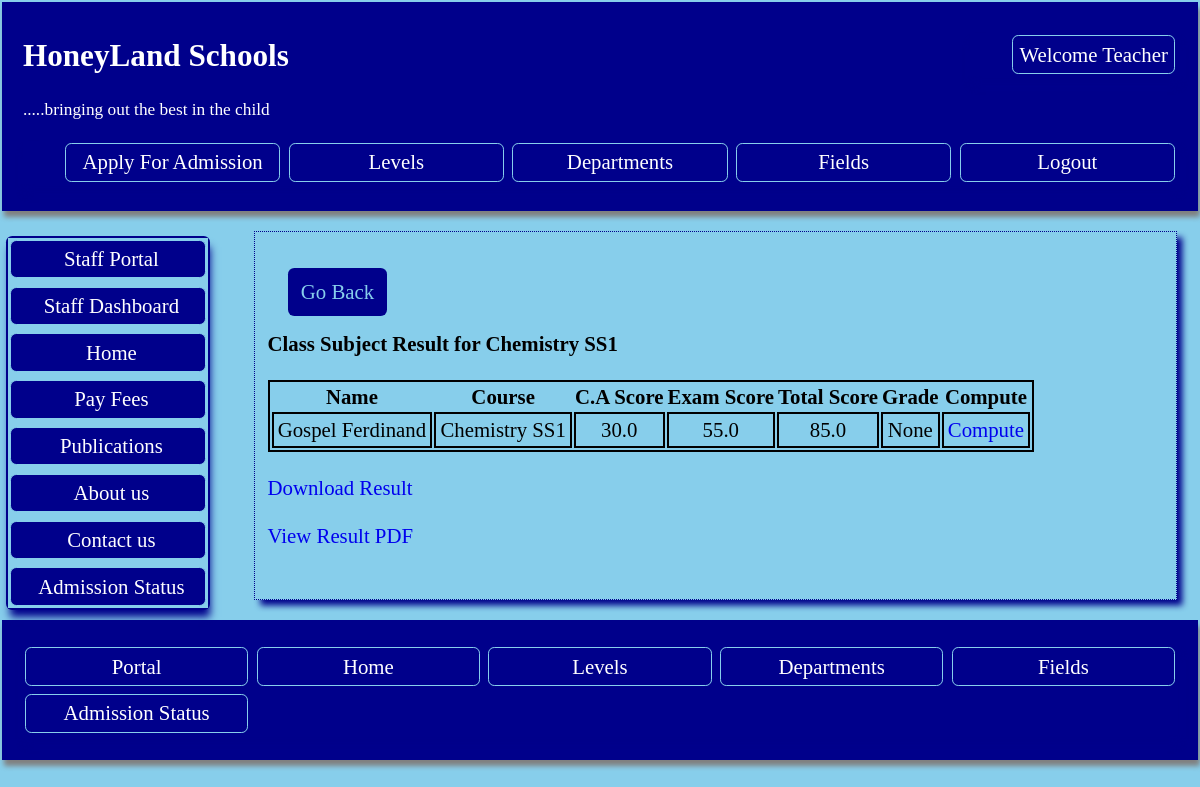
Screenshot of /portal/compileresult/11/ (signed in) with the database file from the repository.
### profiles/models.py (models this page shows, shortened)
class CustomUser(AbstractUser):
    profile_pic = models.ImageField(upload_to ='media/', null = True, blank =True)
    phone = models.IntegerField( unique=True, null= True, blank = True, validators=[validate_pass])
    country = models.CharField(max_length=200,  null = True, blank=True)
    state = models.CharField(max_length=200,  null = True, blank=True)
    is_student = models.BooleanField(default=0)
    is_teacher = models.BooleanField(default=0)
    mailing_address = models.CharField(max_length=200, null = True,   blank=True)
    study_field = models.ForeignKey(Student_field, on_delete=models.CASCADE, blank=True, null=True)
    class_enrolled = models.ForeignKey(Level, on_delete=models.CASCADE,  blank=True, null=True, related_name='studentlevel')
    def __str__(self):
        return '{} {}'.format(self.first_name, self.last_name)

class Allcourses(models.Model):
    title = models.CharField(max_length=200,  null=True,  blank=True)
    field = models.ForeignKey(Student_field,  on_delete=models.CASCADE,  blank=True, null=True, related_name='field_course')
    teacher_in_charge = models.ForeignKey(CustomUser,  on_delete=models.CASCADE, blank=True, null=True, related_name='course_teacher')
    slug = models.SlugField(null=True)
    class Meta:
        ordering = ['title']
    def __str__(self):
        return self.title

class Exam(models.Model):
    student_username = models.ForeignKey(CustomUser, null=True, on_delete=models.CASCADE, related_name='registercourseuser')
    course = models.ForeignKey(Allcourses, blank=True, on_delete=models.CASCADE, null = True, related_name='registercoursename')
    scores =models.FloatField(default =0,blank=True, null =True)
    total_score =models.FloatField(default =0, blank=True, null =True)
    cum_score =models.FloatField(default =0, blank=True, null =True)
    grade =models.CharField( max_length=5,  blank=True, null =True)
    slug =models.SlugField( max_length=50, unique=True,  null=True, blank=True)

### studentportal/views.py (the view)
# urls.py: path('portal/compileresult/<pk>/', views.Compilation, name= 'comptest'),
def Compilation(request, pk):
    lete =Allcourses.objects.get(pk=pk)
    lety =Allcourses.objects.get(pk=pk)
    trial =   lety.registercoursename.all()
    context = {
        'trial': trial,
        'lete': lete,
        }
    return render(request, 'compute.html', context)

### studentportal/templates/compute.html
  {% extends 'baseportal.html' %}
  {% block content   %}
  {% if  request.user.is_superuser or request.user.is_teacher %}
<br><br>
<a href='{% url "staffprofile" %}' style='float: rght; border-radius: 0.3em; margin: 1em; padding: 0.6em; background: darkblue; color: skyblue;'> Go Back </a>
<h4 style='padding-bottom: 0; margin-bottom:0;'> Class Subject Result for {{lete}} </h4>
  <table>
      {% if trial %}
      <tr>
<th> Name </th>
<th> Course </th>
<th>C.A Score  </th>
<th>Exam Score  </th>
<th>Total Score  </th>
<th> Grade  </th>
<th>Compute   </th>
      </tr>
      {% for list in trial %}
<tr>
<td>{{list.student_username}}  </td>
<td>{{list.course}}  </td>
<td>{{list.cum_score}}  </td>
<td> {{list.scores}} </td>
<td> {{list.total_score}} </td>
<td> {{list.grade}} </td>
<td> <a href='{% url "updateexamscores" list.pk %}'>Compute </a> </td>
</tr>
{% endfor %}
<br>
{% else %}
<p> No Exams Taken for this Subject </p>
{% endif %}
</table>
<br>
<a href='{% url "viewpdf" lete.pk %}' target='blank' style='text-align: justify;'>Download Result </a>
</br><br>
<a href='{% url "generatepdf" lete.pk  %}' target='blank' style='text-align: justify;'>View Result PDF </a>
  {% else %}
  <p style='color: red; font-size: 1em; text-align: center;padding: 3em;'> <b> Back off! You are not permitted to be here!! </b></p>
  {% endif %}
  {% endblock %}

### studentportal/templates/baseportal.html (shortened to what this page needs)
<head>
</head>
<body style ='margin: 0em; padding: 0.1em; font-size: 1.3em;  background: skyblue;'   >
    <header style= 'box-shadow: 2px 6px 5px grey;margin: 0em; padding-left: 1em; padding-right: 1em;
    padding-top: 0.5em; max-height: 190em; padding-bottom: 0.3em;
    background: darkblue; color: white;'>
    {% if   request.user.is_superuser or  request.user.is_authenticated %}
    <ul class='nav' style='float: right; list-style-type: none;' >
        <li> <a  style ='color: white; ' href = '{% url "portal" %}'> Welcome {{request.user.first_name}} </a></li>
    </ul>
{% else %}
    <ul class='nav' style='float: right; list-style-type: none;' >
        <li> <a  style ='color: white; ' href = '{% url "portalregister" %}'>  Student Register </a></li>
        </ul>
    {% endif %}
<h2 style='text-align: left'><a style='color: white;' href='{% url "home" %}'>HoneyLand Schools</a></h2>
<p style='text-align: left'> <small> .....bringing out the best in the child </small></p>
<ul class='nav' style='list-style-type: none; display: grid; grid-gap: 0.2em; grid-template-columns: repeat(auto-fill, minmax(200px, 2fr));'>
    <li><a  style ='color: white; ' href ='{% url "apply" %}'> Apply For Admission </a></li>
    <li> <a href ='{% url "levels" %}'> Levels </a> </li>
    <li> <a href ='{% url "departments" %}'> Departments </a> </li>
    <li><a href ='{% url "fields" %}'> Fields </a></li>
    {% if   request.user.is_superuser or  request.user.is_authenticated %}
     <li><a  style ='color: white; ' href ='{% url "portallogout" %}'> Logout </a></li>
     {% endif %}
     </ul>
    </header>
<div class ='cover'>
    <nav class='navigation'>
        <ul class ='aside' style =' padding:0;  list-style-type: none;'>
        {% if request.user.is_teacher or request.user.is_superuser %}
        <li><a href ='{% url "portal" %}'> Staff Portal </a></li>
        {% endif %}
        {% if request.user.is_teacher or request.user.is_superuser %}
        <li><a href ='{% url "staffdashboard" %}'> Staff Dashboard </a></li>
        {% endif %}
        <li><a href ='{% url "home" %}'> Home </a></li>
        <li><a href ='{% url "payment" %}'> Pay Fees </a></li>
        <li><a href ='{% url "publist" %}'> Publications </a></li>
        <li> <a href ='{% url "home" %}'> About us </a> </li>
        <li> <a href ='{% url "staffs" %}'> Contact us </a> </li>
        <li><a  style ='color: white; ' href ='{% url "admissionstat" %}'> Admission Status </a></li>
    </nav>
<section style='padding-right: 0.5em'>
{% block content %}
{% endblock %}
</section>
</div>
<footer style= 'max-height: 18em; padding-bottom: 0.2em; max-height: 18em;
 box-shadow: 2px 6px 5px grey; margin: 0em; padding-left: 1em; padding-right: 1em; padding-top: 0.2em;
    background: darkblue; color: white;'>
    <nav>
        <ul class ='nav' style =' padding:0; list-style-type: none; display: grid; grid-gap: 0.2em; grid-template-columns: repeat(auto-fill, minmax(200px, 2fr));'>
    {% if request.user.is_teacher or request.user.is_superuser%}
            <li><a href ='{% url "staffdashboard" %}'>  Portal </a></li>
            {% endif %}
            <li><a href ='{% url "home" %}'> Home </a></li>
            <li> <a href ='{% url "levels" %}'> Levels </a> </li>
            <li> <a href ='{% url "departments" %}'> Departments </a> </li>
            <li><a href ='{% url "fields" %}'> Fields </a></li>
            <li><a  style ='color: white; ' href ='{% url "admissionstat" %}'> Admission Status </a></li>
        </ul>
    </nav>
</footer>
</body>

### rows the page displays
CustomUser: user.first_name "Teacher"
Allcourses: title "Chemistry SS1"
Exam: student_username "Gospel Ferdinand", course "Chemistry SS1", cum_score "30.0", scores "55.0", total_score "85.0", grade "None"
